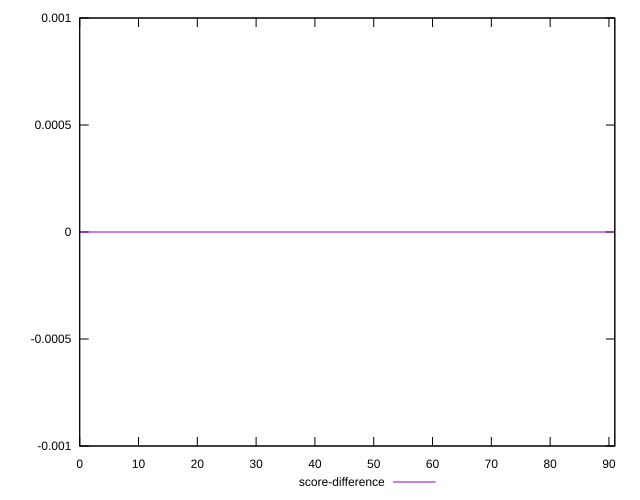

Generate this figure with gnuplot:
reset

$scoreDifference <<EOF
0 0
91 0
EOF

set key outside below
set xrange [0:91]
set yrange [-0.001:0.001]
set trange [-0.001:0.001]
set terminal svg size 640, 500 enhanced background rgb 'white'
set output "reports/report_00030_2021-02-24T20-42-31.540Z/speed-index/samples/astro/score-difference/values.svg"

plot $scoreDifference title "score-difference" with line

reset
